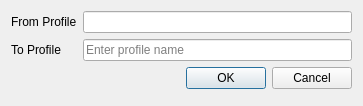
<?xml version="1.0" encoding="UTF-8"?>
<ui version="4.0">
 <class>dlgCopyProfile</class>
 <widget class="QDialog" name="dlgCopyProfile">
  <property name="geometry">
   <rect>
    <x>0</x>
    <y>0</y>
    <width>363</width>
    <height>106</height>
   </rect>
  </property>
  <property name="minimumSize">
   <size>
    <width>0</width>
    <height>0</height>
   </size>
  </property>
  <property name="windowTitle">
   <string>Copy profile</string>
  </property>
  <layout class="QFormLayout" name="formLayout">
   <property name="fieldGrowthPolicy">
    <enum>QFormLayout::AllNonFixedFieldsGrow</enum>
   </property>
   <item row="1" column="0">
    <widget class="QLabel" name="label">
     <property name="minimumSize">
      <size>
       <width>60</width>
       <height>0</height>
      </size>
     </property>
     <property name="text">
      <string>To Profile</string>
     </property>
    </widget>
   </item>
   <item row="1" column="1">
    <widget class="QLineEdit" name="edtName">
     <property name="placeholderText">
      <string>Enter profile name</string>
     </property>
    </widget>
   </item>
   <item row="3" column="1">
    <widget class="QDialogButtonBox" name="buttonBox">
     <property name="orientation">
      <enum>Qt::Horizontal</enum>
     </property>
     <property name="standardButtons">
      <set>QDialogButtonBox::Cancel|QDialogButtonBox::Ok</set>
     </property>
    </widget>
   </item>
   <item row="0" column="0">
    <widget class="QLabel" name="label_2">
     <property name="text">
      <string>From Profile</string>
     </property>
    </widget>
   </item>
   <item row="0" column="1">
    <widget class="QLineEdit" name="edtFromProfile">
     <property name="readOnly">
      <bool>true</bool>
     </property>
    </widget>
   </item>
  </layout>
 </widget>
 <resources/>
 <connections>
  <connection>
   <sender>buttonBox</sender>
   <signal>accepted()</signal>
   <receiver>dlgCopyProfile</receiver>
   <slot>accept()</slot>
   <hints>
    <hint type="sourcelabel">
     <x>248</x>
     <y>254</y>
    </hint>
    <hint type="destinationlabel">
     <x>157</x>
     <y>274</y>
    </hint>
   </hints>
  </connection>
  <connection>
   <sender>buttonBox</sender>
   <signal>rejected()</signal>
   <receiver>dlgCopyProfile</receiver>
   <slot>reject()</slot>
   <hints>
    <hint type="sourcelabel">
     <x>316</x>
     <y>260</y>
    </hint>
    <hint type="destinationlabel">
     <x>286</x>
     <y>274</y>
    </hint>
   </hints>
  </connection>
 </connections>
</ui>
